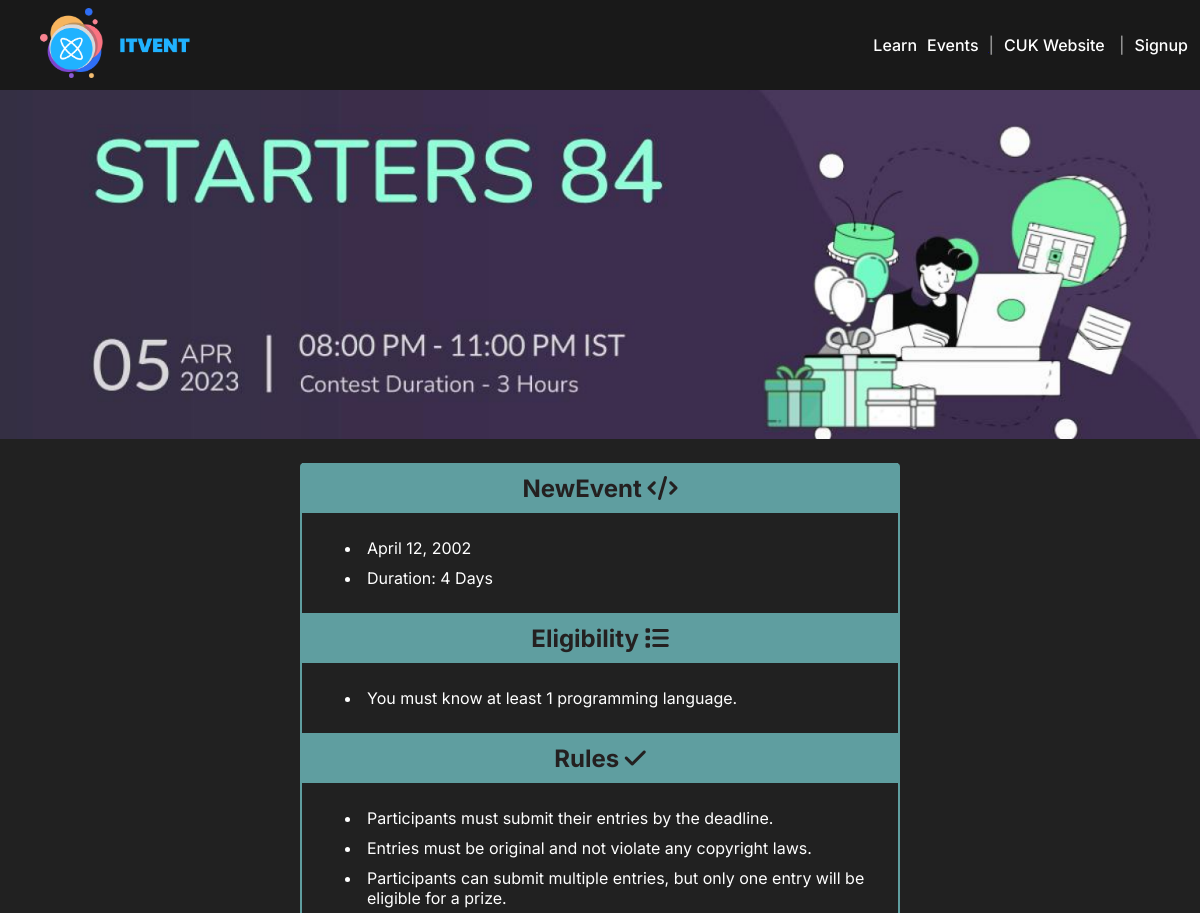
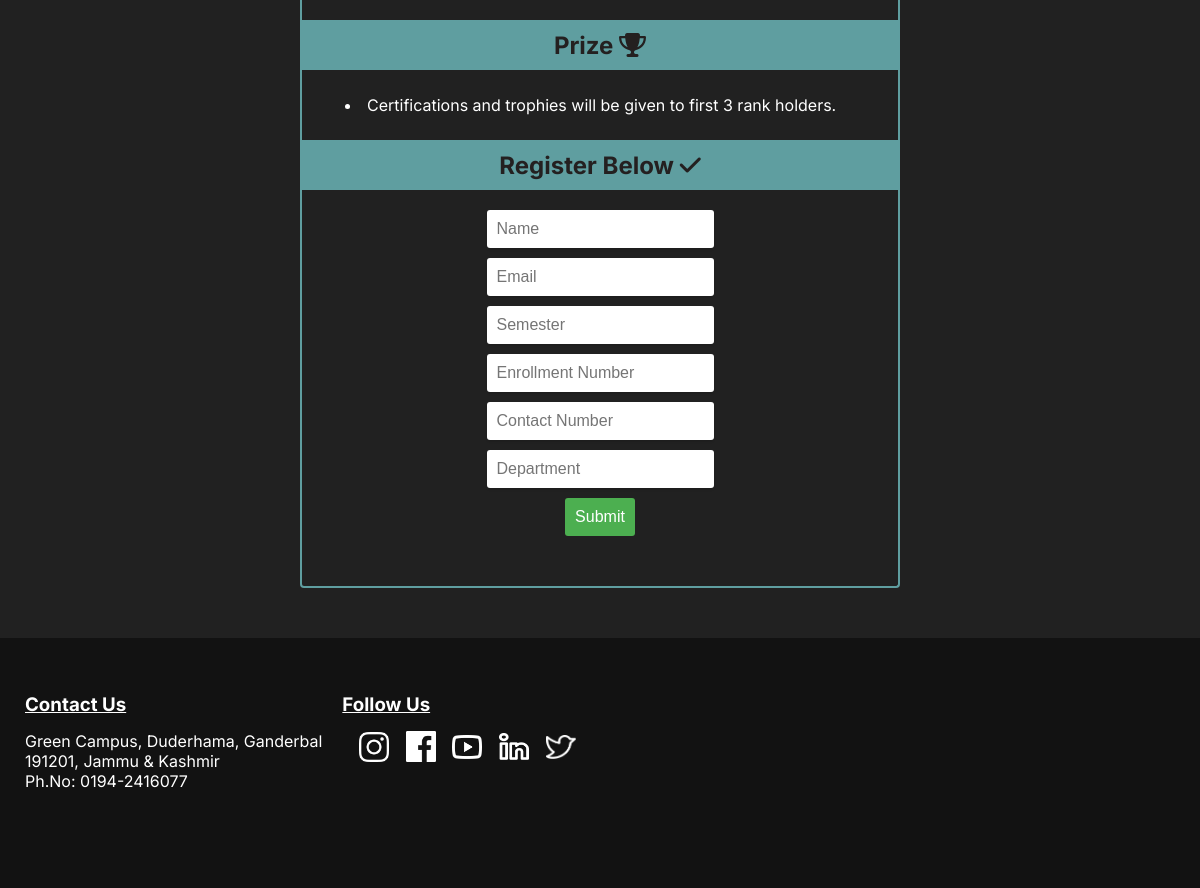
The app's page /events/, older data (2 pictures, top to bottom).
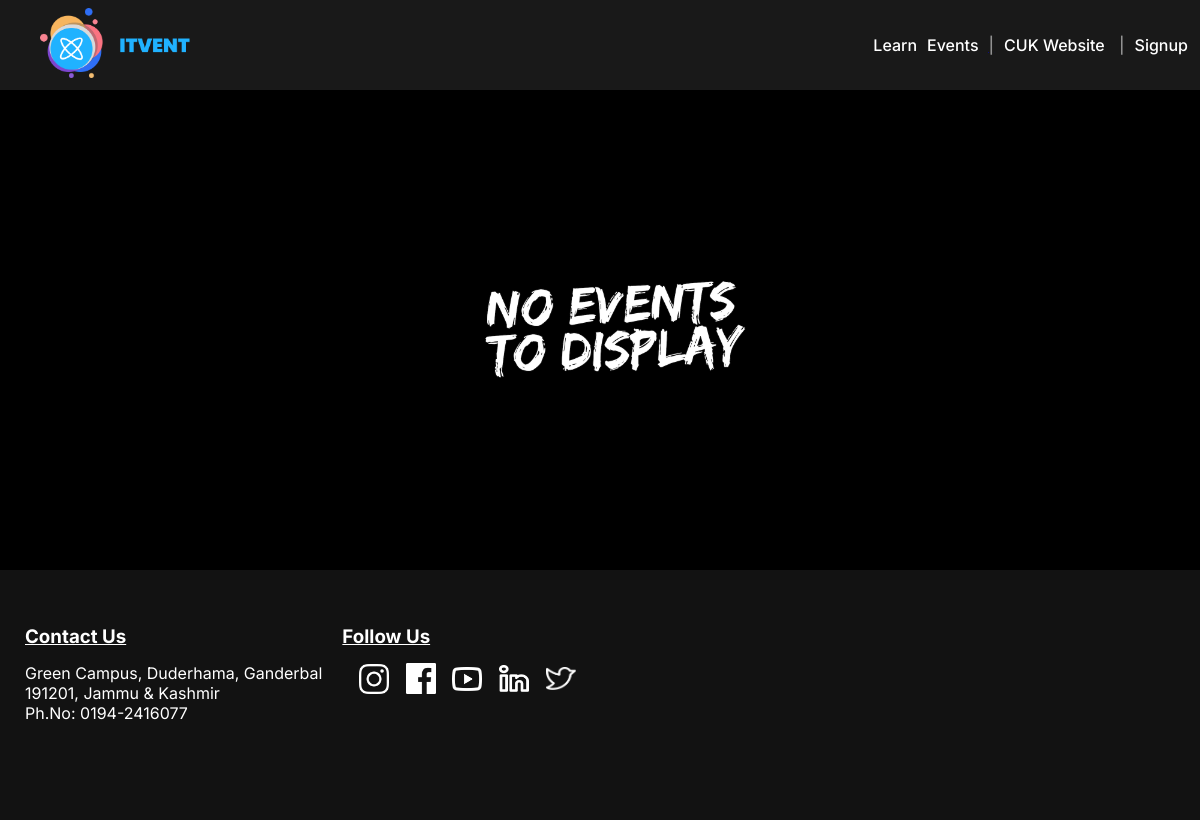
The same page, newer data.
### events/models.py (models this page shows)
class Event(models.Model):
    image = models.ImageField(upload_to='media/events/images/')
    title = models.CharField(max_length=77)
    month = models.CharField(max_length=12)
    day = models.CharField(max_length=14)
    year = models.CharField(max_length=4)
    duration = models.CharField(max_length=10)
    eligibility = models.CharField(max_length=1024, default='You must know at least 1 programming language.')
    prize = models.CharField(max_length=1024, default='Certifications and trophies will be given to first 3 rank holders.')

### events/views.py (the view)
# urls.py: path('', views.events, name='events'),
def events(request):
    if request.method == 'POST':
        form = EventRegistrationForm(request.POST)
        if form.is_valid():
            name = form.cleaned_data['name']
            email = form.cleaned_data['email']
            semester = form.cleaned_data['semester']
            enrolment_no = form.cleaned_data['enrolment_no']
            contact_no = form.cleaned_data['contact_no']
            department = form.cleaned_data['department']
            register_data = EventRegistration(name=name, email=email, semester=semester, enrolment_no=enrolment_no, contact_no=contact_no, department=department)
            register_data.save()
            return HttpResponseRedirect('sucess/')
    else:
        form = EventRegistrationForm()
    event = Event.objects.first()  # Assuming you want to fetch the first event
    context = {
        'form': form,
        'event': event,
    }
    return render(request, 'events/events.html', context)

### events/templates/events/events.html (shortened to what this page needs)
{% extends 'homepage/base.html' %} {% load static %}
{% block styleblock %}
<link rel="stylesheet" href="{% static 'events/css/event-style.css' %}" />
{% endblock styleblock %}
{% block mainpage %}
{% if event%}
<div class="event-container">
  <img src="{{ event.image.url}}" width="6000" />
  <div class="contest">
      <div class="main">
        <h2>{{ event.title }} <i class="fa-solid fa-code"></i></h2>
      </div>
      <div class="body">
        <ul>
          <li>{{ event.month }} {{ event.day }}, {{ event.year }}</li>
          <li>Duration: {{ event.duration }}</li>
        </ul>
      </div>
      <div class="main">
        <h2>Eligibility <i class="fa-solid fa-list"></i></h2>
      </div>
      <div class="body">
        <ul>
          <li>{{ event.eligibility }}</li>
        </ul>
      </div>
      <div class="main">
        <h2>Rules <i class="fa-solid fa-check"></i></h2>
      </div>
      <div class="body">
        <ul>
          <li>Participants must submit their entries by the deadline.</li>
          <li>Entries must be original and not violate any copyright laws.</li>
          <li>
            Participants can submit multiple entries, but only one entry will be
            eligible for a prize.
          </li>
        </ul>
      </div>
      <div class="main">
        <h2>Prize <i class="fa-solid fa-trophy"></i></h2>
      </div>
      <div class="body">
        <ul>
          <li>{{ event.prize }}</li>
        </ul>
      </div>
    <div class="main">
      <h2>Register Below <i class="fa-solid fa-check"></i></h2>
    </div>
    <div class="form-container">
      <form action="" method="POST">
          {{ form.as_p }}
        <input type="submit" value="Submit" />
      </form>
    </div>
  </div>
</div>
{% else %}
  <div class="event-container-false">
    <img src="{% static 'events/images/no events.png' %}" alt="" width="300px">
  </div>
{% endif %}
{% endblock mainpage %}

Row changes from the older to the newer data that the page shows:
removed Event: image (picture), title "NewEvent", month "April", day "12", year "2002", duration "4 Days", eligibility "You must know at least 1 programming language.", prize "Certifications and trophies will be given to first 3 rank holders."
Text that changed along with them:
form field value: "Submit" → (not shown)
text no longer shown: ", Duration: Eligibility Rules Participants must submit their entries by the deadline. Entries must be original and not violate any copyright laws. Participants can submit multiple entries, but only one entry will be eligible for a prize. Prize Register Below"
